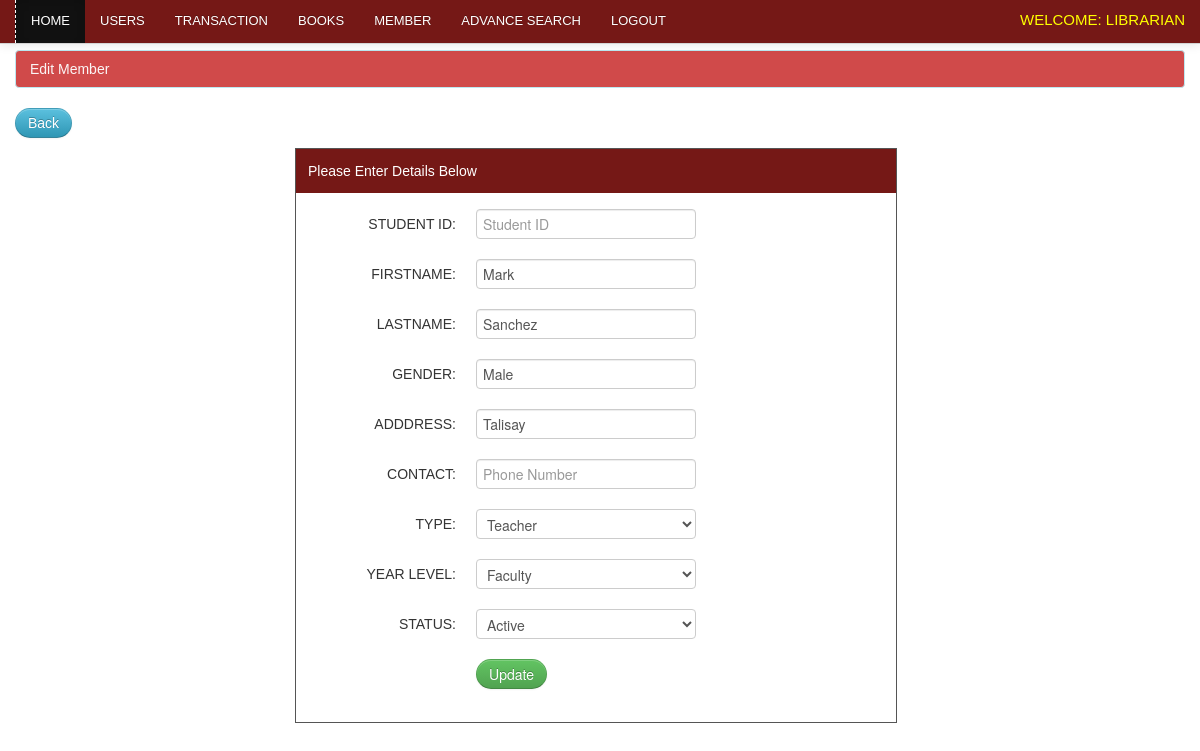
The page /librarian/edit_member.php?id=52 (signed in) on the database as committed earlier.
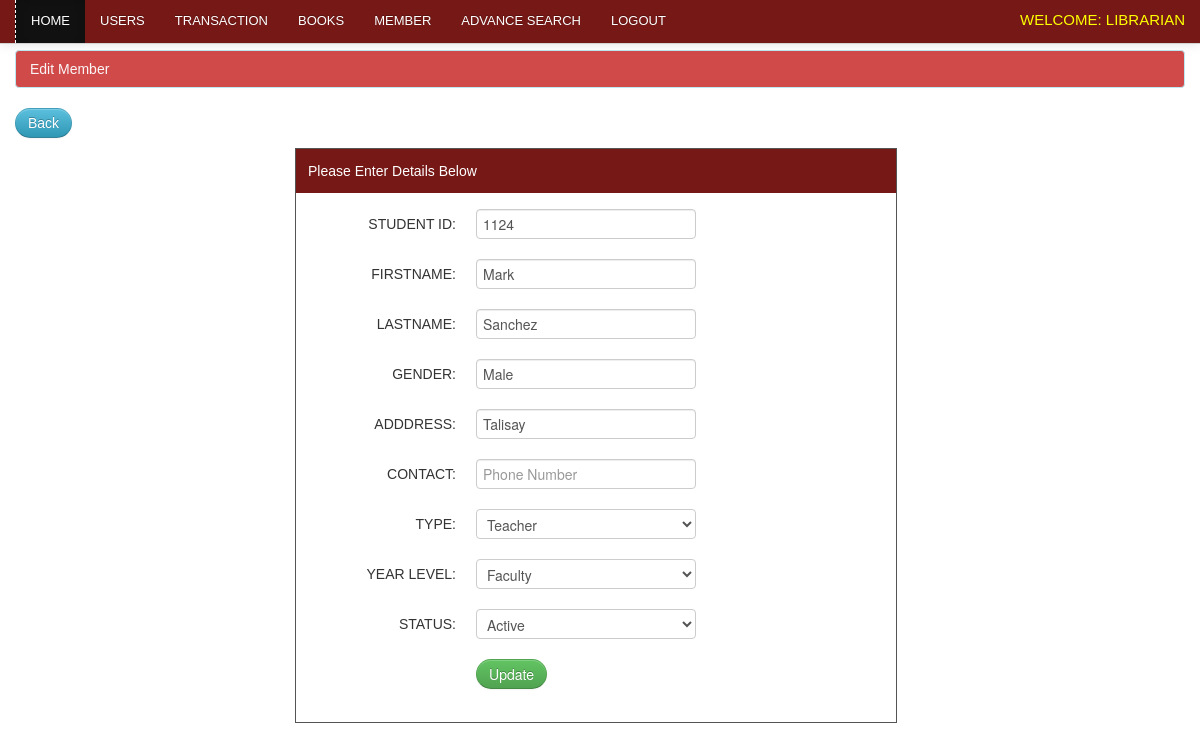
The same page on the database as committed later.
### tables this page shows
CREATE TABLE IF NOT EXISTS `member` (
  `member_id` int(11) NOT NULL AUTO_INCREMENT,
  `student_id` varchar(10) NOT NULL,
  `firstname` varchar(100) NOT NULL,
  `lastname` varchar(100) NOT NULL,
  `gender` varchar(10) NOT NULL,
  `address` varchar(100) NOT NULL,
  `contact` varchar(100) NOT NULL,
  `type` varchar(100) NOT NULL,
  `year_level` varchar(100) NOT NULL,
  `status` varchar(100) NOT NULL,
  PRIMARY KEY (`member_id`)
);

### librarian/edit_member.php (the view, shortened to what this page needs)
<?php include('header.php'); ?>
<?php include('navbar_dashboard.php'); ?>
<?php $get_id = $_GET['id']; ?>
    <div class="container">
		<div class="margin-top">
			<div class="row">
			<div class="span12">
		<?php
		$query=mysql_query("select * from member where member_id='$get_id'")or die(mysql_error());
		$row=mysql_fetch_array($query);
		?>
             <div class="alert alert-info">Edit Member</div>
			<p><a class="btn btn-info" href="member.php">Back</a></p>
	<div class="addstudent">
	<div class="details">Please Enter Details Below</div>
	<form class="form-horizontal" method="POST" action="update_member.php" enctype="multipart/form-data">
         <div class="control-group">
			<label class="control-label" for="inputEmail">Student ID:</label>
			<div class="controls">
			<input type="text" id="inputEmail" name="student_id" value="<?php echo $row['student_id']; ?>" placeholder="Student ID" required>
			</div>
		</div>
		<div class="control-group">
			<label class="control-label" for="inputEmail">Firstname:</label>
			<div class="controls">
			<input type="text" id="inputEmail" name="firstname" value="<?php echo $row['firstname']; ?>" placeholder="Firstname" required>
			</div>
		</div>
		<div class="control-group">
			<label class="control-label" for="inputPassword">Lastname:</label>
			<div class="controls">
			<input type="text" id="inputPassword" name="lastname" value="<?php echo $row['lastname']; ?>" placeholder="Lastname" required>
			</div>
		</div>
		<div class="control-group">
			<label class="control-label" for="inputPassword">Gender:</label>
			<div class="controls">
			<input type="text" id="inputPassword" name="gender" value="<?php echo $row['gender']; ?>" placeholder="Gender" required>
			</div>
		</div>
		<div class="control-group">
			<label class="control-label" for="inputPassword">Adddress:</label>
			<div class="controls">
			<input type="text" id="inputPassword" name="address" value="<?php echo $row['address']; ?>" placeholder="Address" required>
			</div>
		</div>
		<div class="control-group">
			<label class="control-label" for="inputPassword">Contact:</label>
			<div class="controls">
			<input type='tel' pattern="[0-9]{11,11}" class="search" name="contact"  placeholder="Phone Number"  autocomplete="off"  maxlength="11" >
			</div>
		</div>
		<div class="control-group">
			<label class="control-label" for="inputPassword">Type:</label>
			<div class="controls">
			<select name="type" required>
									<option><?php echo $row['type']; ?></option>
				</select>
			</div>
		</div>
		<div class="control-group">
			<label class="control-label" for="inputPassword">Year Level:</label>
			<div class="controls">
				<select name="year_level" required>
									<option><?php echo $row['year_level']; ?></option>
				</select>
			</div>
		</div>
				<div class="control-group">
			<label class="control-label" for="inputPassword">Status:</label>
			<div class="controls">
				<select name="status" required>
									<option><?php  echo $row['status']; ?></option>
				</select>
			</div>
		</div>
		<div class="control-group">
			<div class="controls">
			<button name="submit" type="submit" class="btn btn-success">Update</button>
			</div>
		</div>
    </form>
			</div>
			</div>
			</div>
		</div>
    </div>
<?php include('footer.php') ?>

Rows that differ between the two databases and show on the page:
changed member "Mark": student_id (not shown) → "1124"
